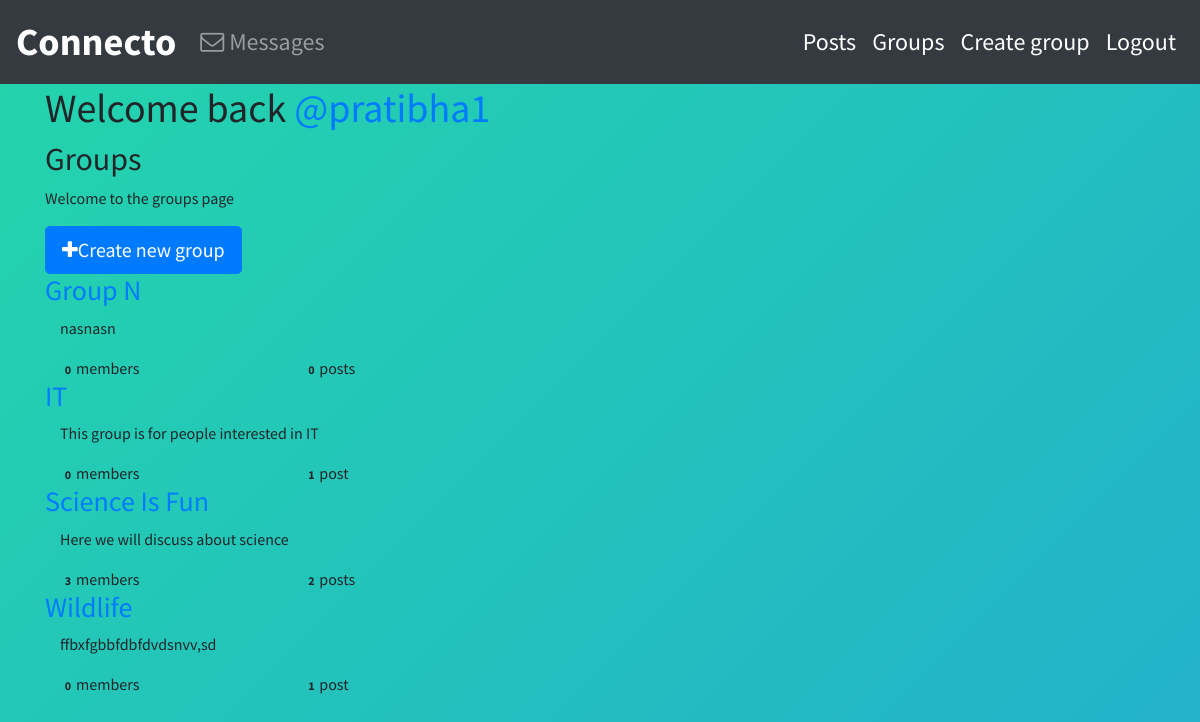
The app's page /group/ (signed in) with its own data.
### groups/models.py (models this page shows, shortened)
class Group(models.Model):
    name=models.CharField(max_length=250,unique=True)
    slug=models.SlugField(allow_unicode=True,unique=True)
    description=models.TextField(blank=True,default='')
    description_html=models.TextField(editable=False,default='',blank=True)
    members=models.ManyToManyField(User,related_name="Memberships")
    class Meta:
        ordering =['name']

### groups/views.py (the view)
# urls.py: path('',Listgroup.as_view(),name="all"),
class Listgroup(ListView):
    model=Group

### groups/templates/groups/group_list.html (shortened to what this page needs)
{% extends "groups/group_base.html"%}
{% block pregroup %}
    <div class="col-md-8">
        <div class="content">
        {% if user.is_authenticated %}
            <h1> Welcome back
            <a href="{% url "posts:for_user" username=user.username %}">
            @{{user.username}}
            </a>
            </h1>
        {% endif %}
    <h2> Groups </h2>
    <p> Welcome to the groups page </p>
    </div>
    {% if user.is_authenticated%}
        <a href={% url "groups:create" %} class="btn btn-lg btn-primary"><span class="fa fa-plus" aria-hidden="true"></span>Create new group</a>
    {% endif %}
    </div>
{% endblock %}
{% block group_content %}
    <div class="col-md-8">
        <div class="list-group">
            {% for group in object_list %}
                <a href="{% url "groups:single" slug=group.slug%}">
                    <h3> {{group.name}}</h3>
                </a>
            <div class="container-fluid">
            {{group.description_html|safe}}
            <div class="row">
                <div class="col-md-4">
                    <span class="badge"> {{group.members.count}}</span>member{{group.members.count|pluralize}}
                </div>
                <div class="col-md-4">
                    <span class="badge"> {{group.posts.count}}</span>post{{group.posts.count|pluralize}}
                </div>
            </div>
        </div>
        {% endfor %}
    </div>
</div>
{% endblock %}

### static/css/base.css (style rules this page uses)
body { font-family: 'Source Sans Pro', sans-serif; width: 100wh; height: 90vh; background: linear-gradient(-45deg, #EE7752, #E73C7E, #23A6D5, #23D5AB); background-size: 400% 400%; -webkit-animation: Gradient 15s ease infinite; -moz-animation: Gradient 15s ease infinite; animation: Gradient 15s ease infinite; }

### records on screen
Group: name "Group N", description_html "nasnasn", members.count "0", posts.count "0"
Group: name "IT", description_html "This group is for people interested in IT", members.count "0", posts.count "1"
Group: name "Science Is Fun", description_html "Here we will discuss about science", members.count "3", posts.count "2"
Group: name "Wildlife", description_html "ffbxfgbbfdbfdvdsnvv,sd", members.count "0", posts.count "1"

### other values on screen
{{ user.username }} "pratibha1"
